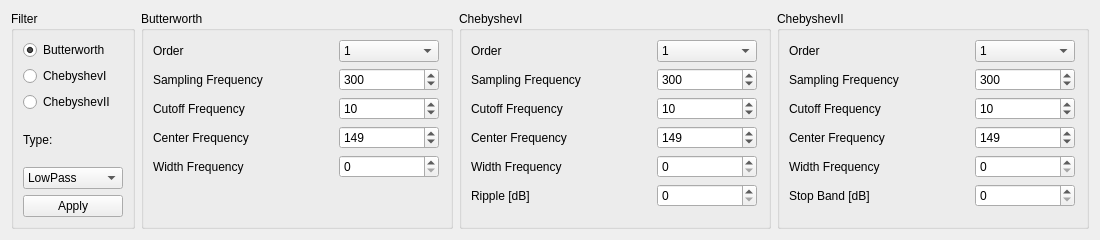
<?xml version="1.0" encoding="UTF-8"?>
<ui version="4.0">
 <class>FilterControl</class>
 <widget class="QWidget" name="FilterControl">
  <property name="geometry">
   <rect>
    <x>0</x>
    <y>0</y>
    <width>1100</width>
    <height>240</height>
   </rect>
  </property>
  <property name="windowTitle">
   <string>Form</string>
  </property>
  <layout class="QHBoxLayout" name="horizontalLayout">
   <item>
    <widget class="QGroupBox" name="groupBoxFilter">
     <property name="sizePolicy">
      <sizepolicy hsizetype="Fixed" vsizetype="Preferred">
       <horstretch>0</horstretch>
       <verstretch>0</verstretch>
      </sizepolicy>
     </property>
     <property name="title">
      <string>Filter</string>
     </property>
     <layout class="QVBoxLayout" name="verticalLayout">
      <item>
       <widget class="QRadioButton" name="rbButterworth">
        <property name="minimumSize">
         <size>
          <width>100</width>
          <height>0</height>
         </size>
        </property>
        <property name="text">
         <string>Butterworth</string>
        </property>
        <property name="checked">
         <bool>true</bool>
        </property>
       </widget>
      </item>
      <item>
       <widget class="QRadioButton" name="rbChebyshevI">
        <property name="minimumSize">
         <size>
          <width>100</width>
          <height>0</height>
         </size>
        </property>
        <property name="text">
         <string>ChebyshevI</string>
        </property>
       </widget>
      </item>
      <item>
       <widget class="QRadioButton" name="rbChebyshevII">
        <property name="minimumSize">
         <size>
          <width>100</width>
          <height>0</height>
         </size>
        </property>
        <property name="text">
         <string>ChebyshevII</string>
        </property>
       </widget>
      </item>
      <item>
       <widget class="QLabel" name="labelType">
        <property name="text">
         <string>Type:</string>
        </property>
       </widget>
      </item>
      <item>
       <widget class="QComboBox" name="cbFilterType">
        <property name="sizePolicy">
         <sizepolicy hsizetype="Minimum" vsizetype="Fixed">
          <horstretch>0</horstretch>
          <verstretch>0</verstretch>
         </sizepolicy>
        </property>
        <property name="maximumSize">
         <size>
          <width>100</width>
          <height>16777215</height>
         </size>
        </property>
        <item>
         <property name="text">
          <string>LowPass</string>
         </property>
        </item>
        <item>
         <property name="text">
          <string>HighPass</string>
         </property>
        </item>
        <item>
         <property name="text">
          <string>BandPass</string>
         </property>
        </item>
        <item>
         <property name="text">
          <string>BandStop</string>
         </property>
        </item>
       </widget>
      </item>
      <item>
       <widget class="QPushButton" name="buttonApply">
        <property name="minimumSize">
         <size>
          <width>100</width>
          <height>0</height>
         </size>
        </property>
        <property name="maximumSize">
         <size>
          <width>100</width>
          <height>16777215</height>
         </size>
        </property>
        <property name="text">
         <string>Apply</string>
        </property>
       </widget>
      </item>
     </layout>
    </widget>
   </item>
   <item>
    <widget class="QGroupBox" name="groupBoxButterworth">
     <property name="enabled">
      <bool>true</bool>
     </property>
     <property name="sizePolicy">
      <sizepolicy hsizetype="Preferred" vsizetype="Preferred">
       <horstretch>0</horstretch>
       <verstretch>0</verstretch>
      </sizepolicy>
     </property>
     <property name="title">
      <string>Butterworth</string>
     </property>
     <layout class="QFormLayout" name="formLayout">
      <item row="0" column="0">
       <widget class="QLabel" name="labelOrderB">
        <property name="sizePolicy">
         <sizepolicy hsizetype="MinimumExpanding" vsizetype="Preferred">
          <horstretch>0</horstretch>
          <verstretch>0</verstretch>
         </sizepolicy>
        </property>
        <property name="minimumSize">
         <size>
          <width>180</width>
          <height>0</height>
         </size>
        </property>
        <property name="text">
         <string>Order</string>
        </property>
       </widget>
      </item>
      <item row="1" column="0">
       <widget class="QLabel" name="labelSampFreqB">
        <property name="sizePolicy">
         <sizepolicy hsizetype="MinimumExpanding" vsizetype="Preferred">
          <horstretch>0</horstretch>
          <verstretch>0</verstretch>
         </sizepolicy>
        </property>
        <property name="minimumSize">
         <size>
          <width>180</width>
          <height>0</height>
         </size>
        </property>
        <property name="text">
         <string>Sampling Frequency</string>
        </property>
       </widget>
      </item>
      <item row="1" column="1">
       <widget class="QSpinBox" name="sbSamplingFreqButterworth">
        <property name="sizePolicy">
         <sizepolicy hsizetype="Preferred" vsizetype="Fixed">
          <horstretch>0</horstretch>
          <verstretch>0</verstretch>
         </sizepolicy>
        </property>
        <property name="maximumSize">
         <size>
          <width>100</width>
          <height>16777215</height>
         </size>
        </property>
        <property name="maximum">
         <number>10000000</number>
        </property>
        <property name="value">
         <number>300</number>
        </property>
       </widget>
      </item>
      <item row="2" column="0">
       <widget class="QLabel" name="labelCutOffFreqB">
        <property name="sizePolicy">
         <sizepolicy hsizetype="MinimumExpanding" vsizetype="Preferred">
          <horstretch>0</horstretch>
          <verstretch>0</verstretch>
         </sizepolicy>
        </property>
        <property name="minimumSize">
         <size>
          <width>180</width>
          <height>0</height>
         </size>
        </property>
        <property name="text">
         <string>Cutoff Frequency</string>
        </property>
       </widget>
      </item>
      <item row="2" column="1">
       <widget class="QSpinBox" name="sbCutoffFreqButterworth">
        <property name="sizePolicy">
         <sizepolicy hsizetype="Preferred" vsizetype="Fixed">
          <horstretch>0</horstretch>
          <verstretch>0</verstretch>
         </sizepolicy>
        </property>
        <property name="maximumSize">
         <size>
          <width>100</width>
          <height>16777215</height>
         </size>
        </property>
        <property name="maximum">
         <number>10000000</number>
        </property>
        <property name="value">
         <number>10</number>
        </property>
       </widget>
      </item>
      <item row="3" column="0">
       <widget class="QLabel" name="labelCenterFreqB">
        <property name="sizePolicy">
         <sizepolicy hsizetype="MinimumExpanding" vsizetype="Preferred">
          <horstretch>0</horstretch>
          <verstretch>0</verstretch>
         </sizepolicy>
        </property>
        <property name="minimumSize">
         <size>
          <width>180</width>
          <height>0</height>
         </size>
        </property>
        <property name="text">
         <string>Center Frequency</string>
        </property>
       </widget>
      </item>
      <item row="3" column="1">
       <widget class="QSpinBox" name="sbCenterFreqButterworth">
        <property name="sizePolicy">
         <sizepolicy hsizetype="Preferred" vsizetype="Fixed">
          <horstretch>0</horstretch>
          <verstretch>0</verstretch>
         </sizepolicy>
        </property>
        <property name="maximumSize">
         <size>
          <width>100</width>
          <height>16777215</height>
         </size>
        </property>
        <property name="maximum">
         <number>10000000</number>
        </property>
        <property name="value">
         <number>149</number>
        </property>
       </widget>
      </item>
      <item row="4" column="0">
       <widget class="QLabel" name="labelWidthFreqB">
        <property name="sizePolicy">
         <sizepolicy hsizetype="MinimumExpanding" vsizetype="Preferred">
          <horstretch>0</horstretch>
          <verstretch>0</verstretch>
         </sizepolicy>
        </property>
        <property name="minimumSize">
         <size>
          <width>180</width>
          <height>0</height>
         </size>
        </property>
        <property name="text">
         <string>Width Frequency</string>
        </property>
       </widget>
      </item>
      <item row="4" column="1">
       <widget class="QSpinBox" name="sbWidthFreqButterworth">
        <property name="sizePolicy">
         <sizepolicy hsizetype="Preferred" vsizetype="Fixed">
          <horstretch>0</horstretch>
          <verstretch>0</verstretch>
         </sizepolicy>
        </property>
        <property name="maximumSize">
         <size>
          <width>100</width>
          <height>16777215</height>
         </size>
        </property>
        <property name="maximum">
         <number>10000000</number>
        </property>
       </widget>
      </item>
      <item row="0" column="1">
       <widget class="QComboBox" name="cbOrderButterworth">
        <property name="sizePolicy">
         <sizepolicy hsizetype="Maximum" vsizetype="Fixed">
          <horstretch>0</horstretch>
          <verstretch>0</verstretch>
         </sizepolicy>
        </property>
        <property name="minimumSize">
         <size>
          <width>100</width>
          <height>0</height>
         </size>
        </property>
        <property name="maximumSize">
         <size>
          <width>100</width>
          <height>16777215</height>
         </size>
        </property>
        <property name="layoutDirection">
         <enum>Qt::LeftToRight</enum>
        </property>
        <item>
         <property name="text">
          <string>1</string>
         </property>
        </item>
        <item>
         <property name="text">
          <string>2</string>
         </property>
        </item>
        <item>
         <property name="text">
          <string>3</string>
         </property>
        </item>
        <item>
         <property name="text">
          <string>4</string>
         </property>
        </item>
        <item>
         <property name="text">
          <string>5</string>
         </property>
        </item>
        <item>
         <property name="text">
          <string>6</string>
         </property>
        </item>
        <item>
         <property name="text">
          <string>7</string>
         </property>
        </item>
        <item>
         <property name="text">
          <string>8</string>
         </property>
        </item>
        <item>
         <property name="text">
          <string>9</string>
         </property>
        </item>
        <item>
         <property name="text">
          <string>10</string>
         </property>
        </item>
        <item>
         <property name="text">
          <string>11</string>
         </property>
        </item>
        <item>
         <property name="text">
          <string>12</string>
         </property>
        </item>
        <item>
         <property name="text">
          <string>13</string>
         </property>
        </item>
        <item>
         <property name="text">
          <string>14</string>
         </property>
        </item>
        <item>
         <property name="text">
          <string>15</string>
         </property>
        </item>
        <item>
         <property name="text">
          <string>16</string>
         </property>
        </item>
        <item>
         <property name="text">
          <string>17</string>
         </property>
        </item>
        <item>
         <property name="text">
          <string>18</string>
         </property>
        </item>
        <item>
         <property name="text">
          <string>19</string>
         </property>
        </item>
        <item>
         <property name="text">
          <string>20</string>
         </property>
        </item>
       </widget>
      </item>
     </layout>
    </widget>
   </item>
   <item>
    <widget class="QGroupBox" name="groupBoxChebyshevI">
     <property name="enabled">
      <bool>true</bool>
     </property>
     <property name="title">
      <string>ChebyshevI</string>
     </property>
     <layout class="QFormLayout" name="formLayout_2">
      <item row="0" column="0">
       <widget class="QLabel" name="labelOrderChI">
        <property name="sizePolicy">
         <sizepolicy hsizetype="MinimumExpanding" vsizetype="Preferred">
          <horstretch>0</horstretch>
          <verstretch>0</verstretch>
         </sizepolicy>
        </property>
        <property name="minimumSize">
         <size>
          <width>180</width>
          <height>0</height>
         </size>
        </property>
        <property name="text">
         <string>Order</string>
        </property>
       </widget>
      </item>
      <item row="0" column="1">
       <widget class="QComboBox" name="cbOrderChebyshevI">
        <property name="sizePolicy">
         <sizepolicy hsizetype="Maximum" vsizetype="Fixed">
          <horstretch>0</horstretch>
          <verstretch>0</verstretch>
         </sizepolicy>
        </property>
        <property name="maximumSize">
         <size>
          <width>100</width>
          <height>16777215</height>
         </size>
        </property>
        <item>
         <property name="text">
          <string>1</string>
         </property>
        </item>
        <item>
         <property name="text">
          <string>2</string>
         </property>
        </item>
        <item>
         <property name="text">
          <string>3</string>
         </property>
        </item>
        <item>
         <property name="text">
          <string>4</string>
         </property>
        </item>
        <item>
         <property name="text">
          <string>5</string>
         </property>
        </item>
        <item>
         <property name="text">
          <string>6</string>
         </property>
        </item>
        <item>
         <property name="text">
          <string>7</string>
         </property>
        </item>
        <item>
         <property name="text">
          <string>8</string>
         </property>
        </item>
        <item>
         <property name="text">
          <string>9</string>
         </property>
        </item>
        <item>
         <property name="text">
          <string>10</string>
         </property>
        </item>
        <item>
         <property name="text">
          <string>11</string>
         </property>
        </item>
        <item>
         <property name="text">
          <string>12</string>
         </property>
        </item>
        <item>
         <property name="text">
          <string>13</string>
         </property>
        </item>
        <item>
         <property name="text">
          <string>14</string>
         </property>
        </item>
        <item>
         <property name="text">
          <string>15</string>
         </property>
        </item>
        <item>
         <property name="text">
          <string>16</string>
         </property>
        </item>
        <item>
         <property name="text">
          <string>17</string>
         </property>
        </item>
        <item>
         <property name="text">
          <string>18</string>
         </property>
        </item>
        <item>
         <property name="text">
          <string>19</string>
         </property>
        </item>
        <item>
         <property name="text">
          <string>20</string>
         </property>
        </item>
       </widget>
      </item>
      <item row="1" column="0">
       <widget class="QLabel" name="labelSampFreqChI">
        <property name="sizePolicy">
         <sizepolicy hsizetype="MinimumExpanding" vsizetype="Preferred">
          <horstretch>0</horstretch>
          <verstretch>0</verstretch>
         </sizepolicy>
        </property>
        <property name="minimumSize">
         <size>
          <width>180</width>
          <height>0</height>
         </size>
        </property>
        <property name="text">
         <string>Sampling Frequency</string>
        </property>
       </widget>
      </item>
      <item row="1" column="1">
       <widget class="QSpinBox" name="sbSamplingFreqChebyshevI">
        <property name="sizePolicy">
         <sizepolicy hsizetype="Maximum" vsizetype="Fixed">
          <horstretch>0</horstretch>
          <verstretch>0</verstretch>
         </sizepolicy>
        </property>
        <property name="maximumSize">
         <size>
          <width>100</width>
          <height>16777215</height>
         </size>
        </property>
        <property name="maximum">
         <number>10000000</number>
        </property>
        <property name="value">
         <number>300</number>
        </property>
       </widget>
      </item>
      <item row="2" column="0">
       <widget class="QLabel" name="labelCutOffFreqChI">
        <property name="sizePolicy">
         <sizepolicy hsizetype="MinimumExpanding" vsizetype="Preferred">
          <horstretch>0</horstretch>
          <verstretch>0</verstretch>
         </sizepolicy>
        </property>
        <property name="minimumSize">
         <size>
          <width>180</width>
          <height>0</height>
         </size>
        </property>
        <property name="text">
         <string>Cutoff Frequency</string>
        </property>
       </widget>
      </item>
      <item row="2" column="1">
       <widget class="QSpinBox" name="sbCutoffFreqChebyshevI">
        <property name="sizePolicy">
         <sizepolicy hsizetype="Maximum" vsizetype="Fixed">
          <horstretch>0</horstretch>
          <verstretch>0</verstretch>
         </sizepolicy>
        </property>
        <property name="maximumSize">
         <size>
          <width>100</width>
          <height>16777215</height>
         </size>
        </property>
        <property name="maximum">
         <number>10000000</number>
        </property>
        <property name="value">
         <number>10</number>
        </property>
       </widget>
      </item>
      <item row="3" column="0">
       <widget class="QLabel" name="labelCenterFreqChI">
        <property name="sizePolicy">
         <sizepolicy hsizetype="MinimumExpanding" vsizetype="Preferred">
          <horstretch>0</horstretch>
          <verstretch>0</verstretch>
         </sizepolicy>
        </property>
        <property name="minimumSize">
         <size>
          <width>180</width>
          <height>0</height>
         </size>
        </property>
        <property name="text">
         <string>Center Frequency</string>
        </property>
       </widget>
      </item>
      <item row="3" column="1">
       <widget class="QSpinBox" name="sbCenterFreqChebyshevI">
        <property name="sizePolicy">
         <sizepolicy hsizetype="Maximum" vsizetype="Fixed">
          <horstretch>0</horstretch>
          <verstretch>0</verstretch>
         </sizepolicy>
        </property>
        <property name="maximumSize">
         <size>
          <width>100</width>
          <height>16777215</height>
         </size>
        </property>
        <property name="maximum">
         <number>10000000</number>
        </property>
        <property name="value">
         <number>149</number>
        </property>
       </widget>
      </item>
      <item row="4" column="0">
       <widget class="QLabel" name="labelWidthFreqChI">
        <property name="sizePolicy">
         <sizepolicy hsizetype="MinimumExpanding" vsizetype="Preferred">
          <horstretch>0</horstretch>
          <verstretch>0</verstretch>
         </sizepolicy>
        </property>
        <property name="minimumSize">
         <size>
          <width>180</width>
          <height>0</height>
         </size>
        </property>
        <property name="text">
         <string>Width Frequency</string>
        </property>
       </widget>
      </item>
      <item row="4" column="1">
       <widget class="QSpinBox" name="sbWidthFreqChebyshevI">
        <property name="sizePolicy">
         <sizepolicy hsizetype="Maximum" vsizetype="Fixed">
          <horstretch>0</horstretch>
          <verstretch>0</verstretch>
         </sizepolicy>
        </property>
        <property name="maximumSize">
         <size>
          <width>100</width>
          <height>16777215</height>
         </size>
        </property>
        <property name="maximum">
         <number>10000000</number>
        </property>
       </widget>
      </item>
      <item row="5" column="0">
       <widget class="QLabel" name="labelRippleChI">
        <property name="sizePolicy">
         <sizepolicy hsizetype="MinimumExpanding" vsizetype="Preferred">
          <horstretch>0</horstretch>
          <verstretch>0</verstretch>
         </sizepolicy>
        </property>
        <property name="minimumSize">
         <size>
          <width>180</width>
          <height>0</height>
         </size>
        </property>
        <property name="text">
         <string>Ripple [dB]</string>
        </property>
       </widget>
      </item>
      <item row="5" column="1">
       <widget class="QSpinBox" name="sbRippleChebyshevI">
        <property name="sizePolicy">
         <sizepolicy hsizetype="Maximum" vsizetype="Fixed">
          <horstretch>0</horstretch>
          <verstretch>0</verstretch>
         </sizepolicy>
        </property>
        <property name="maximumSize">
         <size>
          <width>100</width>
          <height>16777215</height>
         </size>
        </property>
        <property name="maximum">
         <number>10000000</number>
        </property>
       </widget>
      </item>
     </layout>
    </widget>
   </item>
   <item>
    <widget class="QGroupBox" name="groupBoxChebyshevII">
     <property name="enabled">
      <bool>true</bool>
     </property>
     <property name="title">
      <string>ChebyshevII</string>
     </property>
     <layout class="QFormLayout" name="formLayout_3">
      <item row="0" column="0">
       <widget class="QLabel" name="labelOrderChII">
        <property name="sizePolicy">
         <sizepolicy hsizetype="MinimumExpanding" vsizetype="Preferred">
          <horstretch>0</horstretch>
          <verstretch>0</verstretch>
         </sizepolicy>
        </property>
        <property name="minimumSize">
         <size>
          <width>180</width>
          <height>0</height>
         </size>
        </property>
        <property name="text">
         <string>Order</string>
        </property>
       </widget>
      </item>
      <item row="0" column="1">
       <widget class="QComboBox" name="cbOrderChebyshevII">
        <property name="sizePolicy">
         <sizepolicy hsizetype="Maximum" vsizetype="Fixed">
          <horstretch>0</horstretch>
          <verstretch>0</verstretch>
         </sizepolicy>
        </property>
        <property name="maximumSize">
         <size>
          <width>100</width>
          <height>16777215</height>
         </size>
        </property>
        <item>
         <property name="text">
          <string>1</string>
         </property>
        </item>
        <item>
         <property name="text">
          <string>2</string>
         </property>
        </item>
        <item>
         <property name="text">
          <string>3</string>
         </property>
        </item>
        <item>
         <property name="text">
          <string>4</string>
         </property>
        </item>
        <item>
         <property name="text">
          <string>5</string>
         </property>
        </item>
        <item>
         <property name="text">
          <string>6</string>
         </property>
        </item>
        <item>
         <property name="text">
          <string>7</string>
         </property>
        </item>
        <item>
         <property name="text">
          <string>8</string>
         </property>
        </item>
        <item>
         <property name="text">
          <string>9</string>
         </property>
        </item>
        <item>
         <property name="text">
          <string>10</string>
         </property>
        </item>
        <item>
         <property name="text">
          <string>11</string>
         </property>
        </item>
        <item>
         <property name="text">
          <string>12</string>
         </property>
        </item>
        <item>
         <property name="text">
          <string>13</string>
         </property>
        </item>
        <item>
         <property name="text">
          <string>14</string>
         </property>
        </item>
        <item>
         <property name="text">
          <string>15</string>
         </property>
        </item>
        <item>
         <property name="text">
          <string>16</string>
         </property>
        </item>
        <item>
         <property name="text">
          <string>17</string>
         </property>
        </item>
        <item>
         <property name="text">
          <string>18</string>
         </property>
        </item>
        <item>
         <property name="text">
          <string>19</string>
         </property>
        </item>
        <item>
         <property name="text">
          <string>20</string>
         </property>
        </item>
       </widget>
      </item>
      <item row="1" column="0">
       <widget class="QLabel" name="labelSampFreqChII">
        <property name="sizePolicy">
         <sizepolicy hsizetype="MinimumExpanding" vsizetype="Preferred">
          <horstretch>0</horstretch>
          <verstretch>0</verstretch>
         </sizepolicy>
        </property>
        <property name="minimumSize">
         <size>
          <width>180</width>
          <height>0</height>
         </size>
        </property>
        <property name="text">
         <string>Sampling Frequency</string>
        </property>
       </widget>
      </item>
      <item row="1" column="1">
       <widget class="QSpinBox" name="sbSamplingFreqChebyshevII">
        <property name="sizePolicy">
         <sizepolicy hsizetype="Maximum" vsizetype="Fixed">
          <horstretch>0</horstretch>
          <verstretch>0</verstretch>
         </sizepolicy>
        </property>
        <property name="maximumSize">
         <size>
          <width>100</width>
          <height>16777215</height>
         </size>
        </property>
        <property name="maximum">
         <number>10000000</number>
        </property>
        <property name="value">
         <number>300</number>
        </property>
       </widget>
      </item>
      <item row="2" column="0">
       <widget class="QLabel" name="labelCutOffFreqChII">
        <property name="sizePolicy">
         <sizepolicy hsizetype="MinimumExpanding" vsizetype="Preferred">
          <horstretch>0</horstretch>
          <verstretch>0</verstretch>
         </sizepolicy>
        </property>
        <property name="minimumSize">
         <size>
          <width>180</width>
          <height>0</height>
         </size>
        </property>
        <property name="text">
         <string>Cutoff Frequency</string>
        </property>
       </widget>
      </item>
      <item row="2" column="1">
       <widget class="QSpinBox" name="sbCutoffFreqChebyshevII">
        <property name="sizePolicy">
         <sizepolicy hsizetype="Maximum" vsizetype="Fixed">
          <horstretch>0</horstretch>
          <verstretch>0</verstretch>
         </sizepolicy>
        </property>
        <property name="maximumSize">
         <size>
          <width>100</width>
          <height>16777215</height>
         </size>
        </property>
        <property name="maximum">
         <number>10000000</number>
        </property>
        <property name="value">
         <number>10</number>
        </property>
       </widget>
      </item>
      <item row="3" column="0">
       <widget class="QLabel" name="labelCenterFreqChII">
        <property name="sizePolicy">
         <sizepolicy hsizetype="MinimumExpanding" vsizetype="Preferred">
          <horstretch>0</horstretch>
          <verstretch>0</verstretch>
         </sizepolicy>
        </property>
        <property name="minimumSize">
         <size>
          <width>180</width>
          <height>0</height>
         </size>
        </property>
        <property name="text">
         <string>Center Frequency</string>
        </property>
       </widget>
      </item>
      <item row="3" column="1">
       <widget class="QSpinBox" name="sbCenterFreqChebyshevII">
        <property name="sizePolicy">
         <sizepolicy hsizetype="Maximum" vsizetype="Fixed">
          <horstretch>0</horstretch>
          <verstretch>0</verstretch>
         </sizepolicy>
        </property>
        <property name="maximumSize">
         <size>
          <width>100</width>
          <height>16777215</height>
         </size>
        </property>
        <property name="maximum">
         <number>10000000</number>
        </property>
        <property name="value">
         <number>149</number>
        </property>
       </widget>
      </item>
      <item row="4" column="0">
       <widget class="QLabel" name="labelWidthFreqChII">
        <property name="sizePolicy">
         <sizepolicy hsizetype="MinimumExpanding" vsizetype="Preferred">
          <horstretch>0</horstretch>
          <verstretch>0</verstretch>
         </sizepolicy>
        </property>
        <property name="minimumSize">
         <size>
          <width>180</width>
          <height>0</height>
         </size>
        </property>
        <property name="text">
         <string>Width Frequency</string>
        </property>
       </widget>
      </item>
      <item row="4" column="1">
       <widget class="QSpinBox" name="sbWidthFreqChebyshevII">
        <property name="sizePolicy">
         <sizepolicy hsizetype="Maximum" vsizetype="Fixed">
          <horstretch>0</horstretch>
          <verstretch>0</verstretch>
         </sizepolicy>
        </property>
        <property name="maximumSize">
         <size>
          <width>100</width>
          <height>16777215</height>
         </size>
        </property>
        <property name="maximum">
         <number>10000000</number>
        </property>
       </widget>
      </item>
      <item row="5" column="0">
       <widget class="QLabel" name="labelStopBandChII">
        <property name="sizePolicy">
         <sizepolicy hsizetype="MinimumExpanding" vsizetype="Preferred">
          <horstretch>0</horstretch>
          <verstretch>0</verstretch>
         </sizepolicy>
        </property>
        <property name="minimumSize">
         <size>
          <width>180</width>
          <height>0</height>
         </size>
        </property>
        <property name="text">
         <string>Stop Band [dB]</string>
        </property>
       </widget>
      </item>
      <item row="5" column="1">
       <widget class="QSpinBox" name="sbStopBandChebyshevII">
        <property name="sizePolicy">
         <sizepolicy hsizetype="Maximum" vsizetype="Fixed">
          <horstretch>0</horstretch>
          <verstretch>0</verstretch>
         </sizepolicy>
        </property>
        <property name="maximumSize">
         <size>
          <width>100</width>
          <height>16777215</height>
         </size>
        </property>
        <property name="maximum">
         <number>10000000</number>
        </property>
       </widget>
      </item>
     </layout>
    </widget>
   </item>
  </layout>
 </widget>
 <resources/>
 <connections/>
</ui>
